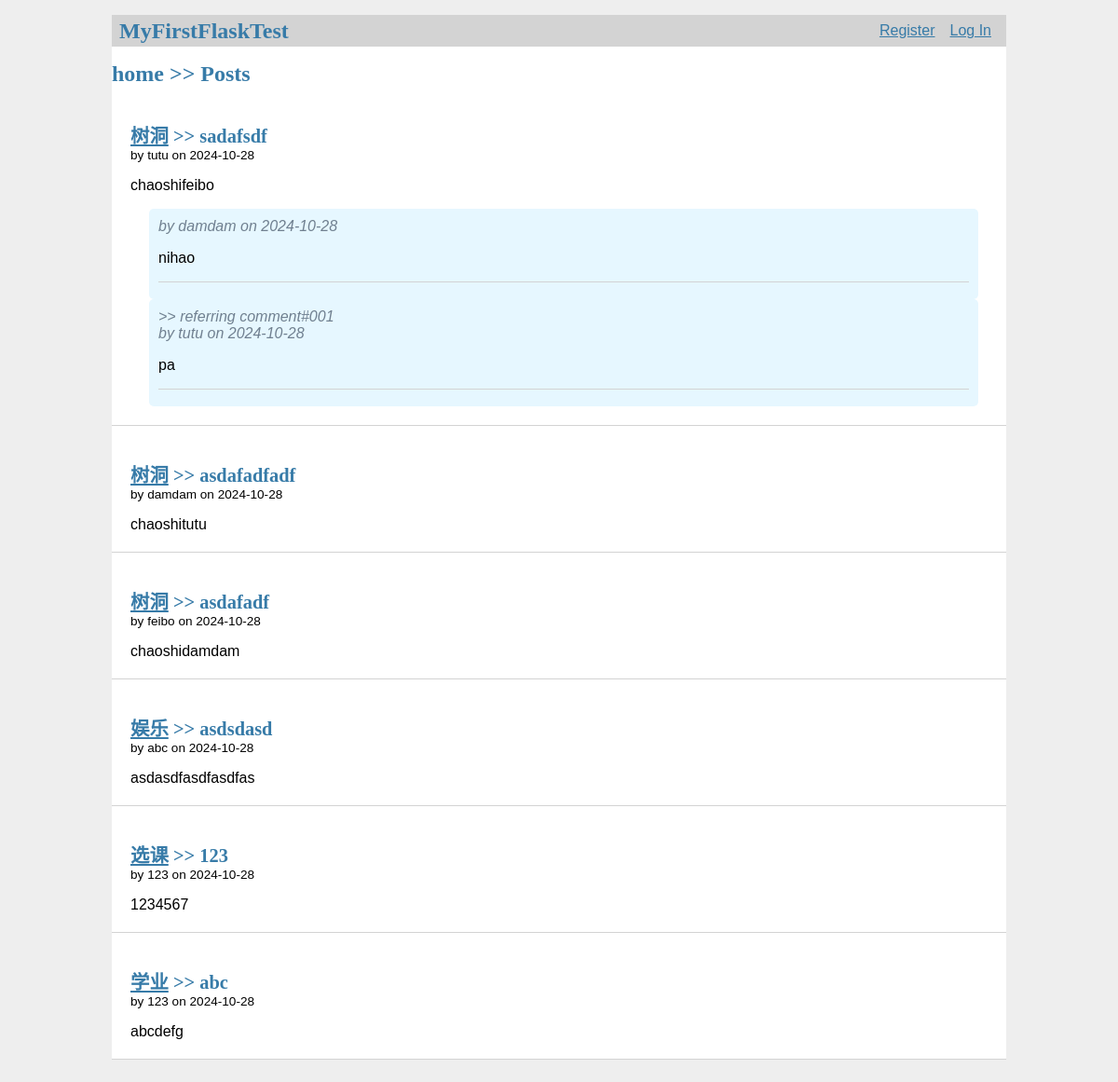
The page / on the database its author committed.
### tables this page shows
CREATE TABLE post (
    id INTEGER PRIMARY KEY AUTOINCREMENT,
    author_id INTEGER NOT NULL,
    forum_id INTEGER NOT NULL,
    created TIMESTAMP NOT NULL DEFAULT CURRENT_TIMESTAMP,
    updated TIMESTAMP NOT NULL DEFAULT CURRENT_TIMESTAMP,
    title TEXT NOT NULL,
    body TEXT NOT NULL,
    liked INTEGER DEFAULT 0,
    commented INTEGER DEFAULT 0,
    FOREIGN KEY (author_id) REFERENCES user (id),
    FOREIGN KEY (forum_id) REFERENCES forums(forum_id)
);

CREATE TABLE forums (
    forum_id INTEGER PRIMARY KEY  AUTOINCREMENT,
    forum_name VARCHAR(100) NOT NULL,
    description TEXT,
    created_at TIMESTAMP NOT NULL DEFAULT CURRENT_TIMESTAMP
);

CREATE TABLE user (
    id INTEGER PRIMARY KEY AUTOINCREMENT,
    username VARCHAR(50) UNIQUE NOT NULL,
    password VARCHAR(50) NOT NULL,
    nickname VARCHAR(50)
);

CREATE TABLE comment (
    comment_id INTEGER PRIMARY KEY AUTOINCREMENT,
    post_id INTEGER NOT NULL,
    user_id INTEGER NOT NULL,
    parent_post_id INT,
    body TEXT NOT NULL,
    created TIMESTAMP NOT NULL DEFAULT CURRENT_TIMESTAMP,
    FOREIGN KEY (post_id) REFERENCES  post(id),
    FOREIGN KEY (user_id) REFERENCES user (id)
);

### flaskr/blog.py (the view)
@bp.route('/')
def index():
    db = get_db()
    posts = db.execute(
        'SELECT p.id, title, body,created, author_id, username, forum_name, p.forum_id'
        ' FROM post p '
        'JOIN user u ON p.author_id = u.id '
        'JOIN forums f ON p.forum_id = f.forum_id'
        ' ORDER BY created DESC, p.id DESC'
    ).fetchall()
    comments = db.execute(
        ' SELECT * '
        ' FROM comment c '
        ' JOIN user u ON c.user_id = u.id '
        ' JOIN post p ON c.post_id = p.id '
        ' ORDER BY created ASC, c.comment_id ASC'
    )
    return render_template('blog/index.html', posts=posts, comments=comments)

### flaskr/auth.py (called while the page is built)
@bp.before_app_request
def load_logged_in_user():
    user_id = session.get('user_id')
    if user_id is None:
        g.user = None
    else:
        g.user = get_db().execute(
            'SELECT * FROM user WHERE id = ?',(user_id,)
        ).fetchone()

### flaskr/db.py (called while the page is built)
def get_db():
    if 'db' not in g:
        g.db = sqlite3.connect(
            current_app.config['DATABASE'],
            detect_types=sqlite3.PARSE_DECLTYPES
        )
        g.db.row_factory = sqlite3.Row # 用于操作数据的列名称
    return g.db

### flaskr/templates/blog/index.html (shortened to what this page needs)
{% extends 'base.html' %}
{% block header %}
    <h1>{%block title%}home >> Posts{%endblock%} </h1>
{% endblock %}
{% block content %}
    {% for post in posts %}
        <article class="post">
            <header>
                <div>
                    <h1><a href="{{ url_for('blog.forum', forum_id=post['forum_id']) }}">{{ post['forum_name']}}</a> >> {{ post['title'] }}</h1>
                    <div class="ablout">by {{ post['username'] }} on {{ post['created'].strftime('%Y-%m-%d') }}</div>
                </div>
            </header>
            <p class="body">{{ post['body'] }}</p>
            {% for comment in comments %}
                {% if comment['post_id']==post['id'] %}
                    <div class='comment'>
                        {% if comment['parent_post_id'] %}
                            <div class="about"> >> referring comment#00{{ comment['parent_post_id'] }} </div>
                        {% endif %}
                        <div class="about"> by {{ comment["username"] }} on {{ comment['created'].strftime('%Y-%m-%d') }}</div>
                        <p>{{ comment['body'] }}</p>
                    <hr>
                    </div>
                {% endif %}
            {% endfor %}
        </article>
        {% if not loop.last %}
            <hr>
        {% endif %}
    {% endfor %}
{% endblock %}

### flaskr/static/style.css (style rules this page uses)
h1 { font-family: serif; color: #377ba8; margin: 1rem 0; }
a { color: #377ba8; }
hr { border: none; border-top: 1px solid lightgray; }
.post > header { display: flex; align-items: flex-end; font-size: 0.85em; }
.post > header > div:first-of-type { flex: auto; }
.post > header h1 { font-size: 1.5em; margin-bottom: 0; }
.post .about { color: slategray; font-style: italic; }
.post .body { white-space: pre-line; }
.post { margin: 20px;background-color: #ffffff; }
.comment { margin-left: 20px; margin-right: 10px; background-color: #e6f7ff; padding: 10px; border-radius: 5px; }

### rows shown on the page
post: forum_name "树洞", title "sadafsdf", username "tutu", created "2024-10-28", body "chaoshifeibo"
comment: username "damdam", created "2024-10-28", body "nihao"
comment: parent_post_id "1", username "tutu", created "2024-10-28", body "pa"
post: forum_name "树洞", title "asdafadfadf", username "damdam", created "2024-10-28", body "chaoshitutu"
post: forum_name "树洞", title "asdafadf", username "feibo", created "2024-10-28", body "chaoshidamdam"
post: forum_name "娱乐", title "asdsdasd", username "abc", created "2024-10-28", body "asdasdfasdfasdfas"
post: forum_name "选课", title "123", username "123", created "2024-10-28", body "1234567"
post: forum_name "学业", title "abc", username "123", created "2024-10-28", body "abcdefg"
